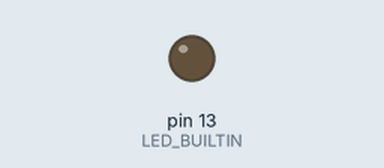
Bench run of a sketch on a simulated Arduino Uno, built with avr-gcc and run on an emulated ATmega328P. Parts: output pins drawn as LEDs (lit = HIGH).

Above: at 3.0 s.
At 20.07 s:
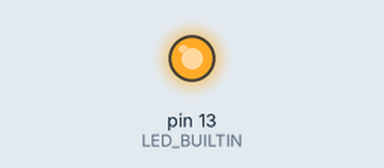
Timing chart, 0 to 20.4 s (numbered marks = the images above):
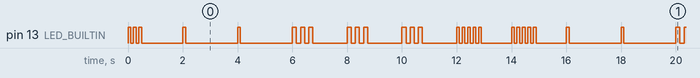

Measured:
- by itself, pin 13 (LED_BUILTIN): moves between LOW and HIGH, repeating every 14.0 s
- by itself, everything shown: repeats every 14.0 s, in 42 steps

The sketch:

10_status_indicator.ino
```cpp
// Exercise 10: integrate a startup signal and automatic status sequence.
const unsigned int heartbeatMode = 1;
const unsigned int activityMode = 2;
const unsigned int alertMode = 3;

const unsigned int heartbeatCycles = 2;
const unsigned int activityCycles = 3;
const unsigned int alertCycles = 2;

unsigned int selectedMode = heartbeatMode;
unsigned int completedCycles = 0;

void pulseLed(unsigned long onMs, unsigned long offMs) {
  digitalWrite(LED_BUILTIN, HIGH);
  delay(onMs);
  digitalWrite(LED_BUILTIN, LOW);
  delay(offMs);
}

void sendBurst(unsigned int count, unsigned long onMs,
               unsigned long offMs) {
  for (unsigned int i = 0; i < count; i++) {
    pulseLed(onMs, offMs);
  }
}

bool configurationIsValid() {
  return heartbeatCycles > 0 && activityCycles > 0 && alertCycles > 0;
}

bool modeIsValid(unsigned int mode) {
  return mode == heartbeatMode || mode == activityMode || mode == alertMode;
}

unsigned int cyclesForMode(unsigned int mode) {
  if (mode == heartbeatMode) {
    return heartbeatCycles;
  } else if (mode == activityMode) {
    return activityCycles;
  } else if (mode == alertMode) {
    return alertCycles;
  }
  return 0;
}

void showPattern(unsigned int mode) {
  if (mode == heartbeatMode) {
    pulseLed(100, 1900);
  } else if (mode == activityMode) {
    sendBurst(3, 150, 150);
    delay(1100);
  } else if (mode == alertMode) {
    sendBurst(5, 100, 100);
    delay(1000);
  } else {
    digitalWrite(LED_BUILTIN, LOW);
  }
}

void advanceMode() {
  if (selectedMode == heartbeatMode) {
    selectedMode = activityMode;
  } else if (selectedMode == activityMode) {
    selectedMode = alertMode;
  } else {
    selectedMode = heartbeatMode;
  }
}

void setup() {
  pinMode(LED_BUILTIN, OUTPUT);
  digitalWrite(LED_BUILTIN, LOW);

  // Do not announce startup as successful with invalid configuration.
  if (!configurationIsValid()) {
    return;
  }
  sendBurst(3, 100, 100);
  delay(1400);
}

void loop() {
  if (!configurationIsValid()) {
    digitalWrite(LED_BUILTIN, LOW);
    delay(100);
    return;
  }

  if (!modeIsValid(selectedMode)) {
    digitalWrite(LED_BUILTIN, LOW);
    selectedMode = heartbeatMode;
    completedCycles = 0;
    delay(100);
    return;
  }

  showPattern(selectedMode);
  completedCycles++;

  if (completedCycles >= cyclesForMode(selectedMode)) {
    completedCycles = 0;
    advanceMode();
  }
}
```
